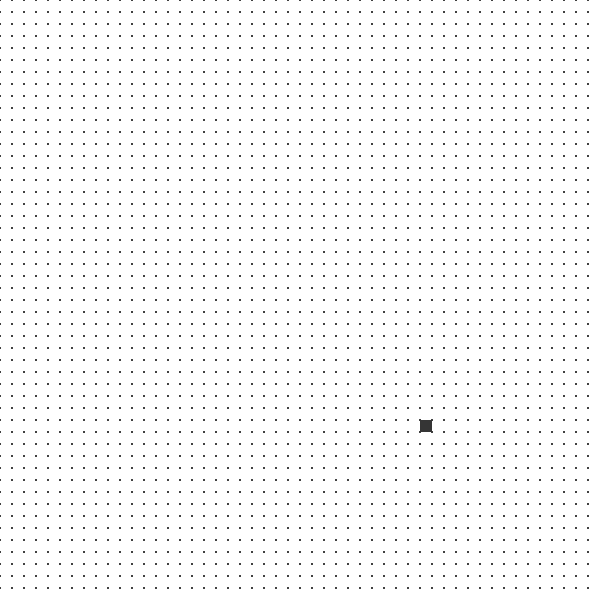
Frame 1 (no input)
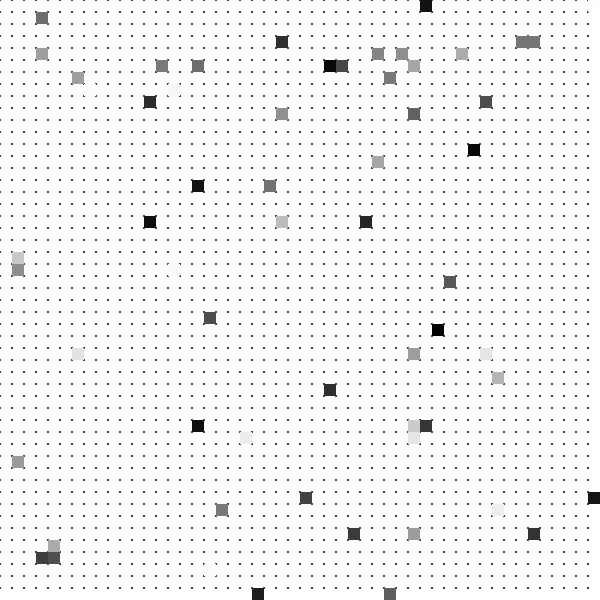
Frame 60 (no input)
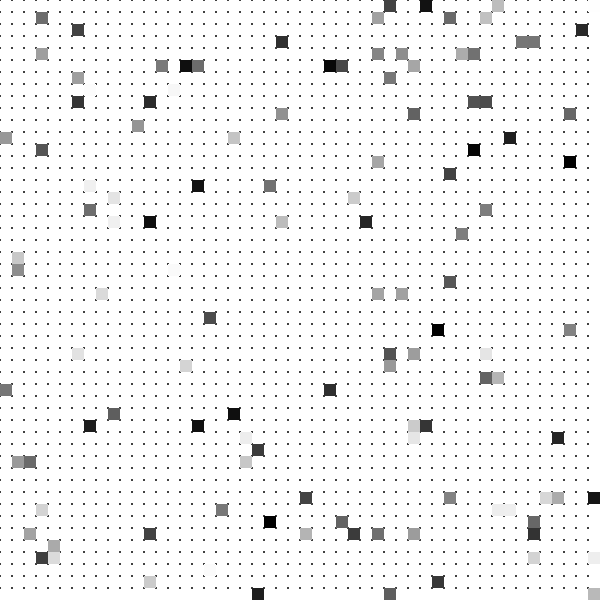
Frame 120 (the mouse pressed at the canvas centre since frame 60)

The p5.js sketch that drew these frames (run headless with seeded random() and noise() and a simulated clock; from frame 60 on, the mouse is pressed at the canvas centre):

// p5.js sketch
// ── sketch.js
let locs;

function setup() {
	createCanvas(600, 600);
	background(255);
	
	//create grid and array filled with locations
	locs = [];
	for (let x = 0; x < width; x += width / 50) { //divides x axis into 50 blocks
		for (let y = 0; y < height; y += height / 50) { //divides y axis into 20 blocks 
			stroke(0);
			strokeWeight(2);
			point(x, y); //create grid point
			let loc = createLoc(x, y); //create an object that will hold point location
			locs.push(loc); //push that object to an array
		}
	}
}

function draw() {
	let loc = random(locs); 
	drawBlock(loc);

}

function createLoc(x, y) {
	let locX = x;
	let locY = y;
	//create loc object containing variables and values initialised
	let loc = {
		x: locX,
		y: locY
	};
	return loc; //return created loc to where it was called and end function

}

function drawBlock(loc) {
	//strokeWeight(4);
	noStroke();
	fill(random(0,255));
	//point(loc.x, loc.y);
  rect(loc.x,loc.y, width/50, height/50);

}
